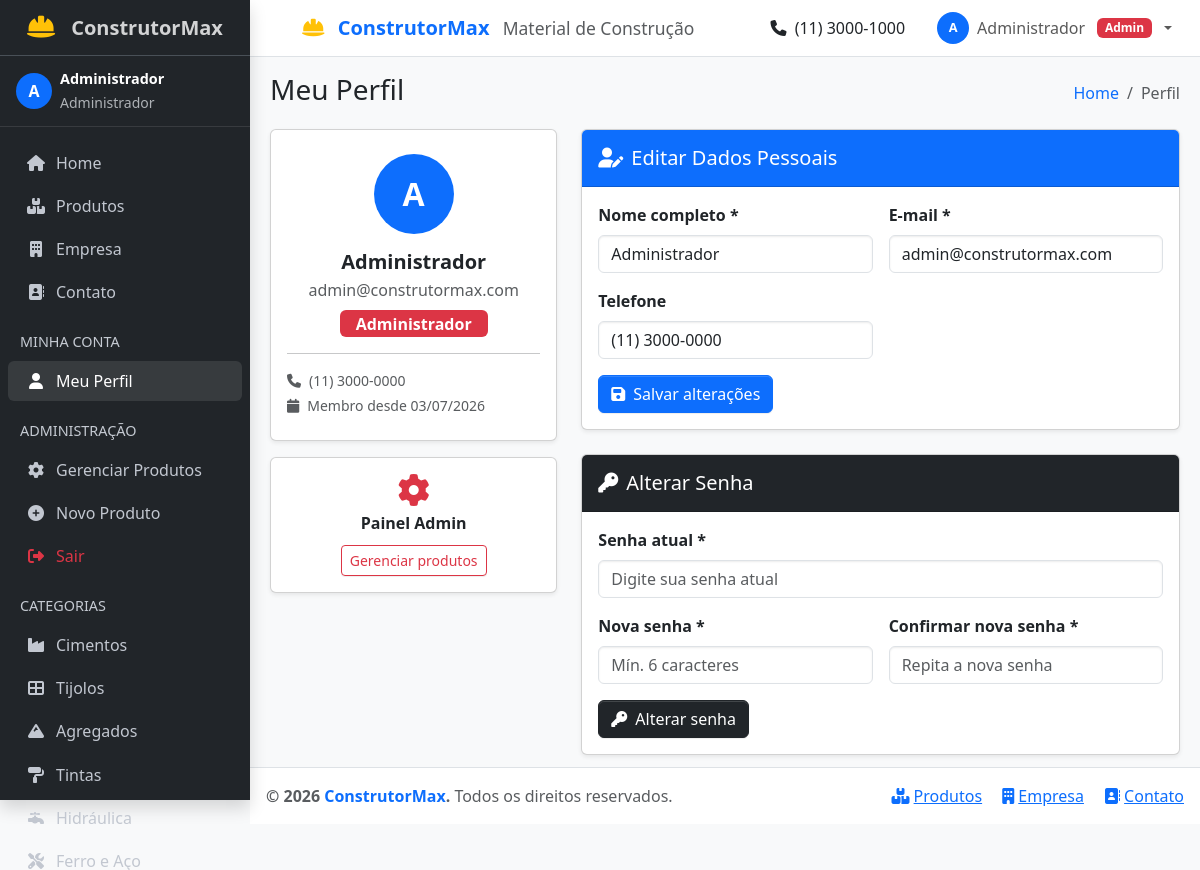
The app's page /perfil.php (signed in) with its own data.
### tables this page shows
CREATE TABLE IF NOT EXISTS usuarios (
    id          INT UNSIGNED   AUTO_INCREMENT PRIMARY KEY,
    nome        VARCHAR(150)   NOT NULL,
    email       VARCHAR(200)   NOT NULL UNIQUE,
    senha_hash  VARCHAR(255)   NOT NULL,
    telefone    VARCHAR(30)    NOT NULL DEFAULT '',
    tipo        ENUM('cliente','admin') NOT NULL DEFAULT 'cliente',
    criado_em   TIMESTAMP      NOT NULL DEFAULT CURRENT_TIMESTAMP
);

### auth.php (called while the page is built, shortened)
<?php
function isLoggedIn(): bool {
    return isset($_SESSION['usuario_id']);
}
function isAdmin(): bool {
    return isLoggedIn() && ($_SESSION['usuario_tipo'] ?? '') === 'admin';
}
function usuarioLogado(): ?array {
    return [
        'id'    => $_SESSION['usuario_id'],
        'nome'  => $_SESSION['usuario_nome'],
        'email' => $_SESSION['usuario_email'],
        'tipo'  => $_SESSION['usuario_tipo'],
    ];
}

### perfil.php (the view, shortened to what this page needs)
<?php
require_once 'auth.php';
$db = getDB();
$u  = $db->prepare('SELECT * FROM usuarios WHERE id = :id');
$u->execute([':id' => $_SESSION['usuario_id']]);
$usuario = $u->fetch();
$titulo = 'Meu Perfil';
$breadcrumb = [['nome' => 'Perfil', 'url' => '#', 'ativo' => true]];
require_once 'layout.php';
?>
<div class="row g-4">
  <div class="col-md-4">
    <div class="card shadow-sm text-center">
      <div class="card-body py-4">
        <div class="bg-primary text-white rounded-circle d-inline-flex align-items-center justify-content-center fw-bold mb-3" style="width:80px;height:80px;font-size:2rem">
          <?= strtoupper(substr($usuario['nome'], 0, 1)) ?>
        </div>
        <h5 class="fw-bold mb-1"><?= htmlspecialchars($usuario['nome']) ?></h5>
        <p class="text-muted mb-2"><?= htmlspecialchars($usuario['email']) ?></p>
        <span class="badge bg-<?= $usuario['tipo'] === 'admin' ? 'danger' : 'primary' ?> fs-6 px-3">
          <?= $usuario['tipo'] === 'admin' ? 'Administrador' : 'Cliente' ?>
        </span>
        <hr>
        <ul class="list-unstyled text-start small text-muted mb-0">
          <li class="mb-1"><i class="fas fa-phone me-2"></i><?= htmlspecialchars($usuario['telefone'] ?: 'Não informado') ?></li>
          <li><i class="fas fa-calendar me-2"></i>Membro desde <?= date('d/m/Y', strtotime($usuario['criado_em'])) ?></li>
        </ul>
      </div>
    </div>
    <?php if ($usuario['tipo'] === 'admin'): ?>
    <div class="card shadow-sm mt-3">
      <div class="card-body text-center">
        <i class="fas fa-cog fa-2x text-danger mb-2"></i>
        <h6 class="fw-bold">Painel Admin</h6>
        <a href="admin/index.php" class="btn btn-outline-danger btn-sm mt-1">Gerenciar produtos</a>
      </div>
    </div>
    <?php endif; ?>
  </div>
  <div class="col-md-8">
    <div class="card shadow-sm mb-4">
      <div class="card-header bg-primary text-white">
        <h5 class="mb-0"><i class="fas fa-user-edit me-2"></i>Editar Dados Pessoais</h5>
      </div>
      <div class="card-body">
        <form method="POST">
          <div class="row g-3">
            <div class="col-sm-6">
              <label class="form-label fw-semibold">Nome completo *</label>
              <input type="text" name="nome" class="form-control" required value="<?= htmlspecialchars($usuario['nome']) ?>">
            </div>
            <div class="col-sm-6">
              <label class="form-label fw-semibold">E-mail *</label>
              <input type="email" name="email" class="form-control" required value="<?= htmlspecialchars($usuario['email']) ?>">
            </div>
            <div class="col-sm-6">
              <label class="form-label fw-semibold">Telefone</label>
              <input type="tel" name="telefone" class="form-control" placeholder="(11) 99999-9999" value="<?= htmlspecialchars($usuario['telefone'] ?? '') ?>">
            </div>
          </div>
          <div class="mt-3">
            <button type="submit" class="btn btn-primary"><i class="fas fa-save me-2"></i>Salvar alterações</button>
          </div>
        </form>
      </div>
    </div>
    <div class="card shadow-sm">
      <div class="card-header bg-dark text-white">
        <h5 class="mb-0"><i class="fas fa-key me-2"></i>Alterar Senha</h5>
      </div>
      <div class="card-body">
        <form method="POST">
          <div class="row g-3">
            <div class="col-12">
              <label class="form-label fw-semibold">Senha atual *</label>
              <input type="password" name="senha_atual" class="form-control" placeholder="Digite sua senha atual" required>
            </div>
            <div class="col-sm-6">
              <label class="form-label fw-semibold">Nova senha *</label>
              <input type="password" name="senha_nova" class="form-control" placeholder="Mín. 6 caracteres" required minlength="6">
            </div>
            <div class="col-sm-6">
              <label class="form-label fw-semibold">Confirmar nova senha *</label>
              <input type="password" name="senha_nova2" class="form-control" placeholder="Repita a nova senha" required>
            </div>
          </div>
          <div class="mt-3">
            <button type="submit" class="btn btn-dark"><i class="fas fa-key me-2"></i>Alterar senha</button>
          </div>
        </form>
      </div>
    </div>
  </div>
</div>
<?php require_once 'layout_footer.php'; ?>

### layout.php (shortened to what this page needs)
<?php
require_once __DIR__ . '/auth.php';
$pagina_atual = basename($_SERVER['PHP_SELF'], '.php');
$usuario_logado = usuarioLogado();
function asset(string $path): string {
    $script = str_replace('\\', '/', $_SERVER['SCRIPT_FILENAME'] ?? '');
    $base   = str_replace('\\', '/', __DIR__);
    $depth  = substr_count($script, '/') - substr_count($base, '/') - 1;
    return str_repeat('../', max(0, $depth)) . 'dist/' . $path;
}
function url(string $path): string {
    $script = str_replace('\\', '/', $_SERVER['SCRIPT_FILENAME'] ?? '');
    $base   = str_replace('\\', '/', __DIR__);
    $depth  = substr_count($script, '/') - substr_count($base, '/') - 1;
    return str_repeat('../', max(0, $depth)) . $path;
}
?>
<!doctype html>
<html lang="pt-BR">
<head>
  <link rel="stylesheet" href="<?= asset('plugins/bootstrap/css/bootstrap.min.css') ?>">
  <link rel="stylesheet" href="<?= asset('css/adminlte.min.css') ?>">
  <link rel="stylesheet" href="<?= asset('plugins/fontawesome/css/all.min.css') ?>">
</head>
<body class="layout-fixed sidebar-expand-lg bg-body-tertiary">
<div class="app-wrapper">
  <nav class="app-header navbar navbar-expand bg-body">
    <div class="container-fluid">
      <ul class="navbar-nav">
        <li class="nav-item"><a class="nav-link" data-lte-toggle="sidebar" href="#" role="button"><i class="bi bi-list"></i></a></li>
      </ul>
      <a href="<?= url('index.php') ?>" class="navbar-brand ms-2">
        <i class="fas fa-hard-hat text-warning me-2"></i>
        <span class="fw-bold text-primary">ConstrutorMax</span>
        <small class="text-muted ms-2 d-none d-md-inline">Material de Construção</small>
      </a>
      <ul class="navbar-nav ms-auto align-items-center">
        <li class="nav-item d-none d-sm-inline-block">
          <a href="<?= url('contato.php') ?>" class="nav-link text-body"><i class="fas fa-phone me-1"></i> (11) 3000-1000</a>
        </li>
        <?php if ($usuario_logado): ?>
        <li class="nav-item dropdown">
          <a class="nav-link dropdown-toggle d-flex align-items-center gap-2" href="#" data-bs-toggle="dropdown">
            <div class="bg-primary text-white rounded-circle d-flex align-items-center justify-content-center fw-bold" style="width:32px;height:32px;font-size:.8rem">
              <?= strtoupper(substr($usuario_logado['nome'], 0, 1)) ?>
            </div>
            <span class="d-none d-md-inline"><?= htmlspecialchars(explode(' ', $usuario_logado['nome'])[0]) ?></span>
            <?php if (isAdmin()): ?><span class="badge bg-danger ms-1">Admin</span><?php endif; ?>
          </a>
        </li>
        <?php else: ?>
        <li class="nav-item"><a class="nav-link" href="<?= url('login.php') ?>"><i class="fas fa-sign-in-alt me-1"></i>Entrar</a></li>
        <li class="nav-item"><a class="btn btn-primary btn-sm ms-2 me-2" href="<?= url('cadastro.php') ?>">Cadastre-se</a></li>
        <?php endif; ?>
      </ul>
    </div>
  </nav>
  <aside class="app-sidebar bg-dark shadow" data-bs-theme="dark">
    <div class="sidebar-brand">
      <a href="<?= url('index.php') ?>" class="brand-link">
        <i class="fas fa-hard-hat text-warning fa-lg me-2"></i>
        <span class="brand-text fw-bold fs-5">ConstrutorMax</span>
      </a>
    </div>
    <?php if ($usuario_logado): ?>
    <div class="user-panel text-white">
      <div class="d-flex align-items-center gap-2">
        <div class="bg-primary rounded-circle d-flex align-items-center justify-content-center fw-bold" style="width:36px;height:36px;min-width:36px">
          <?= strtoupper(substr($usuario_logado['nome'], 0, 1)) ?>
        </div>
        <div style="overflow:hidden">
          <div class="fw-semibold text-truncate" style="font-size:.9rem"><?= htmlspecialchars($usuario_logado['nome']) ?></div>
          <small class="text-muted"><?= isAdmin() ? 'Administrador' : 'Cliente' ?></small>
        </div>
      </div>
    </div>
    <?php endif; ?>
    <div class="sidebar-wrapper">
      <nav class="mt-2">
        <ul class="nav sidebar-menu flex-column" data-lte-toggle="treeview" role="menu">
          <li class="nav-item"><a href="<?= url('index.php') ?>" class="nav-link <?= $pagina_atual==='index'?'active':'' ?>"><i class="nav-icon fas fa-home"></i><p>Home</p></a></li>
          <li class="nav-item"><a href="<?= url('produtos.php') ?>" class="nav-link <?= in_array($pagina_atual,['produtos','produto'])?'active':'' ?>"><i class="nav-icon fas fa-boxes"></i><p>Produtos</p></a></li>
          <li class="nav-item"><a href="<?= url('empresa.php') ?>" class="nav-link <?= in_array($pagina_atual,['empresa','clientes'])?'active':'' ?>"><i class="nav-icon fas fa-building"></i><p>Empresa</p></a></li>
          <li class="nav-item"><a href="<?= url('contato.php') ?>" class="nav-link <?= in_array($pagina_atual,['contato','locais'])?'active':'' ?>"><i class="nav-icon fas fa-address-book"></i><p>Contato</p></a></li>
          <?php if ($usuario_logado): ?>
          <li class="nav-header mt-2">MINHA CONTA</li>
          <li class="nav-item"><a href="<?= url('perfil.php') ?>" class="nav-link <?= $pagina_atual==='perfil'?'active':'' ?>"><i class="nav-icon fas fa-user"></i><p>Meu Perfil</p></a></li>
          <?php if (isAdmin()): ?>
          <li class="nav-header mt-2">ADMINISTRAÇÃO</li>
          <li class="nav-item"><a href="<?= url('admin/index.php') ?>" class="nav-link <?= in_array($pagina_atual,['index','produto_form'])?'active':'' ?>"><i class="nav-icon fas fa-cog"></i><p>Gerenciar Produtos</p></a></li>
          <li class="nav-item"><a href="<?= url('admin/produto_form.php') ?>" class="nav-link"><i class="nav-icon fas fa-plus-circle"></i><p>Novo Produto</p></a></li>
          <?php endif; ?>
          <li class="nav-item"><a href="<?= url('logout.php') ?>" class="nav-link text-danger"><i class="nav-icon fas fa-sign-out-alt"></i><p>Sair</p></a></li>
          <?php endif; ?>
          <li class="nav-header mt-2">CATEGORIAS</li>
          <?php
          $cats=['Cimentos','Tijolos','Agregados','Tintas','Hidráulica','Ferro e Aço','Coberturas','Pisos e Revestimentos'];
          $icos=['fas fa-industry','fas fa-th-large','fas fa-mountain','fas fa-paint-roller','fas fa-faucet','fas fa-tools','fas fa-home','fas fa-border-all'];
          foreach($cats as $i=>$cat):?>
          <li class="nav-item"><a href="<?= url('produtos.php') ?>?categoria=<?= urlencode($cat) ?>" class="nav-link"><i class="nav-icon <?= $icos[$i] ?>"></i><p><?= $cat ?></p></a></li>
          <?php endforeach;?>
        </ul>
      </nav>
    </div>
  </aside>
  <main class="app-main">
    <div class="app-content-header">
      <div class="container-fluid">
        <div class="row">
          <div class="col-sm-6"><h3 class="mb-0"><?= htmlspecialchars($titulo ?? 'Home') ?></h3></div>
          <div class="col-sm-6">
            <ol class="breadcrumb float-sm-end">
              <li class="breadcrumb-item"><a href="<?= url('index.php') ?>">Home</a></li>
              <?php if(isset($breadcrumb)):foreach($breadcrumb as $b):?>
              <li class="breadcrumb-item <?= $b['ativo']?'active':'' ?>"><?= $b['ativo']?htmlspecialchars($b['nome']):'<a href="'.htmlspecialchars($b['url']).'">'.htmlspecialchars($b['nome']).'</a>' ?></li>
              <?php endforeach;endif;?>
            </ol>
          </div>
        </div>
      </div>
    </div>
    <div class="app-content"><div class="container-fluid">

### layout.php (style rules this page uses)
.user-panel { padding:12px 16px;border-bottom:1px solid rgba(255,255,255,.1) }

### records on screen
usuarios: nome "A", nome "Administrador", email "admin@construtormax.com", telefone "(11) 3000-0000", criado_em "03/07/2026"

### other values on screen
$cat "Cimentos"
$cat "Tijolos"
$cat "Agregados"
$cat "Tintas"
$cat "Hidráulica"
$cat "Ferro e Aço"
$titulo "Meu Perfil"
$b['nome'] "Perfil"
